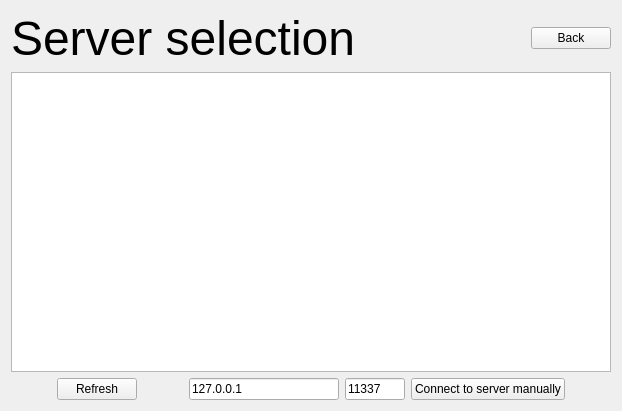
      <widget class="QWidget" name="PageServerSelect">
       <layout class="QVBoxLayout" name="verticalLayout_4">
        <item>
         <layout class="QHBoxLayout" name="horizontalLayout_2">
          <property name="sizeConstraint">
           <enum>QLayout::SetFixedSize</enum>
          </property>
          <property name="rightMargin">
           <number>0</number>
          </property>
          <item>
           <widget class="QLabel" name="TitleServerSelect">
            <property name="font">
             <font>
              <pointsize>36</pointsize>
             </font>
            </property>
            <property name="text">
             <string>Server selection</string>
            </property>
           </widget>
          </item>
          <item>
           <spacer name="horizontalSpacer_8">
            <property name="orientation">
             <enum>Qt::Horizontal</enum>
            </property>
            <property name="sizeHint" stdset="0">
             <size>
              <width>40</width>
              <height>20</height>
             </size>
            </property>
           </spacer>
          </item>
          <item>
           <widget class="QPushButton" name="ButtonServerBack">
            <property name="text">
             <string>Back</string>
            </property>
           </widget>
          </item>
         </layout>
        </item>
        <item>
         <widget class="QTableView" name="TableViewServers">
          <property name="sizePolicy">
           <sizepolicy hsizetype="MinimumExpanding" vsizetype="MinimumExpanding">
            <horstretch>0</horstretch>
            <verstretch>0</verstretch>
           </sizepolicy>
          </property>
          <property name="minimumSize">
           <size>
            <width>600</width>
            <height>300</height>
           </size>
          </property>
          <property name="frameShadow">
           <enum>QFrame::Raised</enum>
          </property>
          <property name="lineWidth">
           <number>3</number>
          </property>
          <property name="editTriggers">
           <set>QAbstractItemView::AnyKeyPressed|QAbstractItemView::DoubleClicked</set>
          </property>
          <property name="alternatingRowColors">
           <bool>true</bool>
          </property>
          <property name="selectionMode">
           <enum>QAbstractItemView::SingleSelection</enum>
          </property>
          <property name="selectionBehavior">
           <enum>QAbstractItemView::SelectRows</enum>
          </property>
          <property name="horizontalScrollMode">
           <enum>QAbstractItemView::ScrollPerPixel</enum>
          </property>
          <property name="showGrid">
           <bool>false</bool>
          </property>
          <property name="wordWrap">
           <bool>false</bool>
          </property>
          <property name="cornerButtonEnabled">
           <bool>false</bool>
          </property>
          <attribute name="verticalHeaderVisible">
           <bool>false</bool>
          </attribute>
         </widget>
        </item>
        <item>
         <layout class="QHBoxLayout" name="horizontalLayout_10">
          <property name="bottomMargin">
           <number>0</number>
          </property>
          <item>
           <spacer name="horizontalSpacer_13">
            <property name="orientation">
             <enum>Qt::Horizontal</enum>
            </property>
            <property name="sizeHint" stdset="0">
             <size>
              <width>40</width>
              <height>20</height>
             </size>
            </property>
           </spacer>
          </item>
          <item>
           <widget class="QPushButton" name="ButtonServerRefresh">
            <property name="text">
             <string>Refresh</string>
            </property>
           </widget>
          </item>
          <item>
           <spacer name="horizontalSpacer_10">
            <property name="orientation">
             <enum>Qt::Horizontal</enum>
            </property>
            <property name="sizeHint" stdset="0">
             <size>
              <width>40</width>
              <height>20</height>
             </size>
            </property>
           </spacer>
          </item>
          <item>
           <widget class="QLineEdit" name="ServerSelectIP">
            <property name="minimumSize">
             <size>
              <width>150</width>
              <height>0</height>
             </size>
            </property>
            <property name="text">
             <string>127.0.0.1</string>
            </property>
           </widget>
          </item>
          <item>
           <widget class="QLineEdit" name="ServerSelectPort">
            <property name="sizePolicy">
             <sizepolicy hsizetype="Fixed" vsizetype="Fixed">
              <horstretch>0</horstretch>
              <verstretch>0</verstretch>
             </sizepolicy>
            </property>
            <property name="minimumSize">
             <size>
              <width>60</width>
              <height>0</height>
             </size>
            </property>
            <property name="maximumSize">
             <size>
              <width>60</width>
              <height>16777215</height>
             </size>
            </property>
            <property name="text">
             <string>11337</string>
            </property>
           </widget>
          </item>
          <item>
           <widget class="QPushButton" name="ButtonServerManual">
            <property name="text">
             <string>Connect to server manually</string>
            </property>
           </widget>
          </item>
          <item>
           <spacer name="horizontalSpacer_11">
            <property name="orientation">
             <enum>Qt::Horizontal</enum>
            </property>
            <property name="sizeHint" stdset="0">
             <size>
              <width>40</width>
              <height>20</height>
             </size>
            </property>
           </spacer>
          </item>
         </layout>
        </item>
       </layout>
      </widget>
